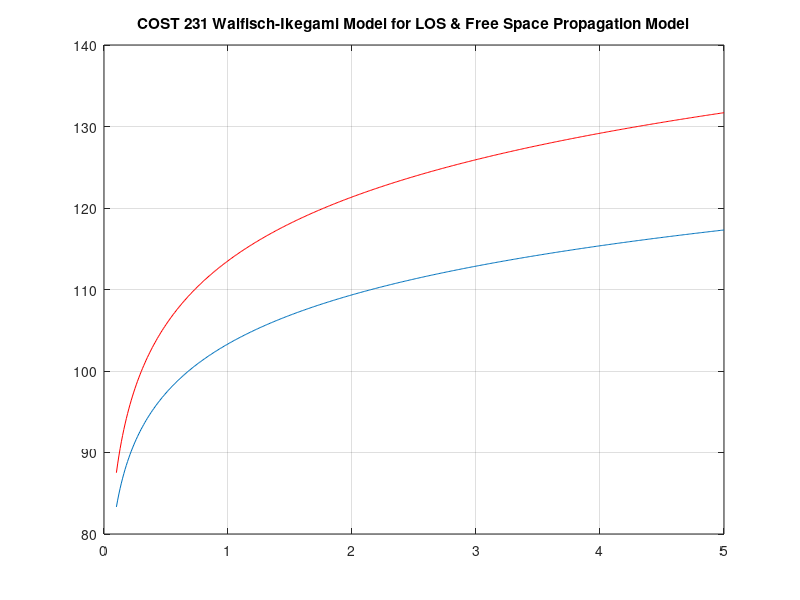

Source code (MATLAB): (Note: this script raises an error after producing the figure.)
%%%%%%%%%%%%%%%%%%%%%%%%%%%%%%%%%%%%%%%%%%%%%%%%%%%%%%%%%%%%%%%%%%%%%%%%%%%%%%%%%%%%%%%%%%%%%%%%%%%%%%%
% Simulation of different propagation models and their comparison between them. 							%
% Models to be simulated: COST 231 LOS and Freespace propagation Model, COST 231 NLOS for medium city %
% and metropolitan centre, behaviour of path loss exponent (Gamma) in Erceg's Model						%
%%%%%%%%%%%%%%%%%%%%%%%%%%%%%%%%%%%%%%%%%%%%%%%%%%%%%%%%%%%%%%%%%%%%%%%%%%%%%%%%%%%%%%%%%%%%%%%%%%%%%%%

cont=1;

%Constants for Category A (Hilly/Moderate-to-Heavy Tree Density)
a1=4.6
b1=0.0075
c1=12.6
sigmagamma1=0.57

%Constants for Category B (Hilly/Light Tree Density or Flat/Moderate-to-Heavy Tree Density)
a2=4.0
b2=0.0065
c2=17.1
sigmagamma2=0.75

%Constants for Category C (Flat/Light Tree Density)
a3=3.6
b3=0.0050
c3=20.0
sigmagamma3=0.59

fLOS=3.5e03; %(fLOS=3.5e09 Hz=3.5 GHz->Frequency to be simulatedm,fLOS in MHz)
lLos=zeros(1,490);
lLosfreespace=zeros(1,490);
lLosfreespace2=zeros(1,490);
Lmsdmedium=zeros(1,490);
Lmsdmetro=zeros(1,490);
Hroof=12; %Hroof in meters, a typical value is 3m(number of floors)+roof
Hmobile=1; %Hmobile in meters
DeltaHmob=Hroof-Hmobile;
phi=90; %Phi in degrees which is the street orientation with respect to the incident wave.
Lori= -10+((0.354*phi)-55);
w=10;   %w in meters. It is the mean value of widths of streets 
b=25;  %b in meters. It is the mean separation of the buildings
Lrts=-16.9-(10*log10(w))+(10*log10(fLOS))+(20*log10(DeltaHmob))+Lori; %Lrts is the roof top to street diffraction, and this is applied wheen hroof>hmobile, otherwise it turns to zero.
Hbase=35 %Hbase in meters
DeltaHbase=Hbase-Hroof;
Lbeh=-18*log10(1+(DeltaHbase)) %If Hbase>Hroof otherwise Lbeh turns to zero.
Ka=54 %Hbase>Hroof
Kd=18 %Hbase>Hroof
Kfmedium=-4+(0.7*((fLOS/925)-1)) 
Kfmetro=-4+(1.5*((fLOS/925)-1))

hb=10:0.1:80 %from 10 to 80 m (height of the transmitter)
%For Category A
x1=sigmagamma1*randn(1,701);
%For Category B
x2=sigmagamma2*randn(1,701);
%For Category C
x3=sigmagamma3*randn(1,701);
%For randomness of Gamma
gamma1=(a1-(b1*hb)+(c1./hb))+x1; %Category A
gamma2=(a2-(b2*hb)+(c2./hb))+x2; %Category B
gamma3=(a3-(b3*hb)+(c3./hb))+x3; %Category C

for d=0.1:0.01:5,           %d in km
   lLos(cont)=42.64+(26*log10(d))+(20*log10(fLOS)); %Compute the path loss for W-I LOS
   lLosfreespace(cont)=-147.5584+(20*log10(fLOS*1e06))+(20*log10(d*1e03)); %Compute the path loss for freespace
  	Lmsdmedium(cont)=Lbeh+Ka+(Kd*log10(d))+(Kfmedium*log10(fLOS))-(9*log10(b)); %Compute Lmsd for W-I NLOS in a medium city scenario
   Lmsdmetro(cont)=Lbeh+Ka+(Kd*log10(d))+(Kfmetro*log10(fLOS))-(9*log10(b)); %Compute Lmsd for W-I NLOS in a metropolitan centre  
   cont=cont+1;
end
Lbmedium=lLosfreespace+Lmsdmedium+Lrts; %Compute the path loss for W-I NLOS in the medium city scenario
Lbmetro=lLosfreespace+Lmsdmetro+Lrts;   %Compute the path loss for W-I NLOS in the metropolitan centre
d=0.1:0.01:5;
figure(1);
plot_handles_lLos=plot(d,lLos,'r');
grid on;
hold on;
plot_handles_lLosfreespace=plot(d,lLosfreespace);
title('COST 231 Walfisch-Ikegami Model for LOS & Free Space Propagation Model');
legend_handle=[plot_handles_lLos,plot_handles_lLosfreespace];
legend(legend_handle,'COST 231 (WI) for LOS','Free space path loss',1);
axis([0.1 5 80 140]);
xlabel('Distance [km] (d>=0.1km)');
ylabel('Propagation loss');
hold off;

figure(2);
plot_handles_Lbmedium=plot(d,Lbmedium,'g');
grid on;
hold on;
plot_handles_Lbmetro=plot(d,Lbmetro);
title('COST 231 Walfisch-Ikegami Model for NLOS (Medium sized city and metropolitan centre)');
legend_handle=[plot_handles_Lbmedium,plot_handles_Lbmetro];
legend(legend_handle,'COST 231 (WI) for NLOS (Medium sized city)','COST 231 (WI) for NLOS (Metro. centre)',2);
axis([0.1 5 70 150]);
xlabel('Distance [km] (d>=0.1km)');
ylabel('Propagation loss');
hold off;

figure(3);
plot_handles_CAs=plot(hb,gamma1);
grid on;
hold on;
plot_handles_CBs=plot(hb,gamma2,'r');
plot_handles_CCs=plot(hb,gamma3,'g');
legend_handle=[plot_handles_CAs,plot_handles_CBs, plot_handles_CCs];
legend(legend_handle,'Category A','Category B','Category C',1);
title('Ercegs Model');
xlabel('hb [m]');
ylabel('Path loss exponent [dB]');

figure(4);
plot_handles_CAm=plot(hb, (a1-(b1*hb)+(c1./hb)));
grid on;
hold on;
plot_handles_CBm=plot(hb, (a2-(b2*hb)+(c2./hb)),'r');
plot_handles_CCm=plot(hb, (a3-(b3*hb)+(c3./hb)),'g');
legend_handle=[plot_handles_CAm,plot_handles_CBm, plot_handles_CCm];
legend(legend_handle,'Category A','Category B','Category C',1);
title('Ercegs Model');
xlabel('hb [m]');
ylabel('Mean of Path loss exponent [dB]');
